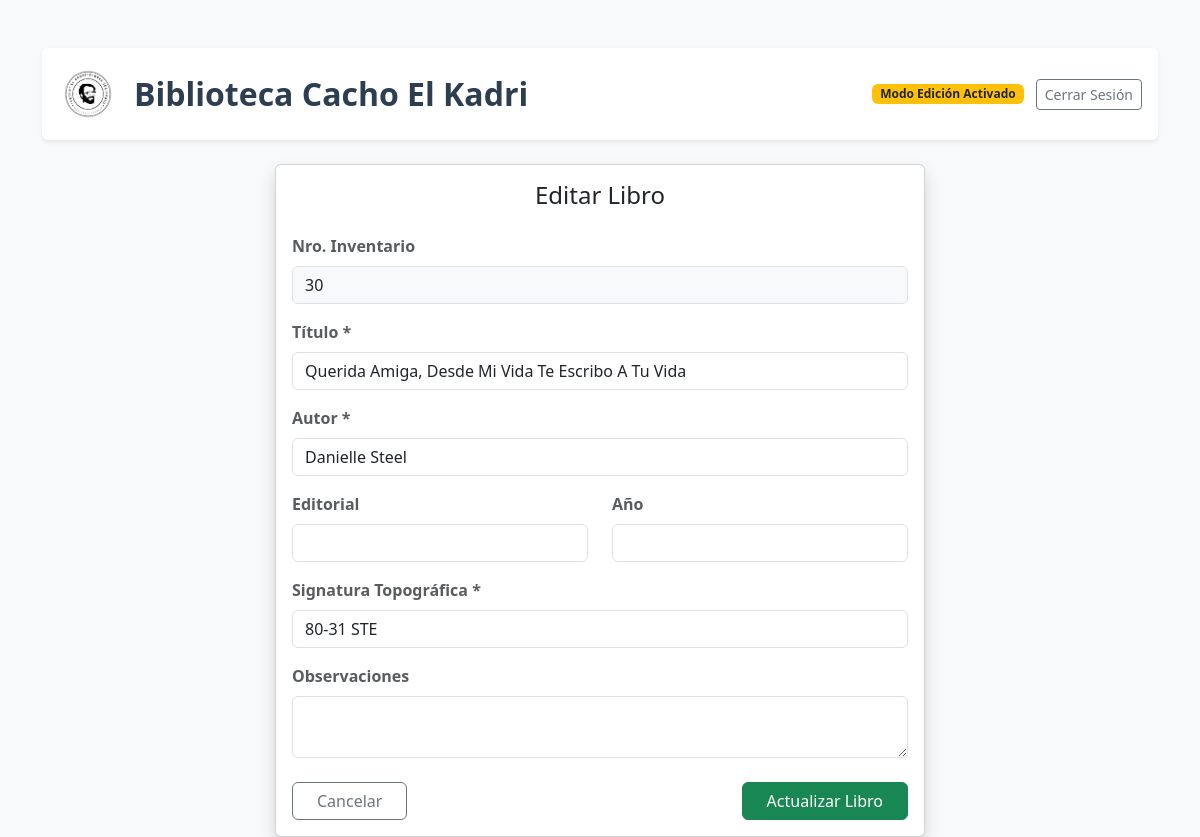
/editar/30 (signed in), run on the app's committed database.
### tables this page shows
CREATE TABLE Ejemplares (
            nro_inventario INTEGER PRIMARY KEY,
            mfn_vinculado INTEGER,
            signatura_topografica TEXT NOT NULL,
            observaciones TEXT,
            FOREIGN KEY (mfn_vinculado) REFERENCES Obras (mfn)
        );

CREATE TABLE Obras (
            mfn INTEGER PRIMARY KEY AUTOINCREMENT,
            titulo TEXT NOT NULL,
            autor TEXT NOT NULL,
            editorial TEXT,
            anio TEXT
        );

### app.py (the view)
@app.route('/editar/<int:nro_inventario>')
def editar_libro(nro_inventario):
    if not session.get('admin'):
        return redirect('/')
    conexion = sqlite3.connect("biblioteca.db")
    cursor = conexion.cursor()
    cursor.execute('''
        SELECT e.nro_inventario, o.titulo, o.autor, o.editorial, o.anio, e.signatura_topografica, e.observaciones
        FROM Ejemplares e
        JOIN Obras o ON e.mfn_vinculado = o.mfn
        WHERE e.nro_inventario = ?
    ''', (nro_inventario,))
    libro_a_editar = cursor.fetchone()
    conexion.close()
    return render_template('editar_libro.html', libro=libro_a_editar)

### templates/editar_libro.html (shortened to what this page needs)
<!DOCTYPE html>
<html lang="es">
<head>
    <link href="https://cdn.jsdelivr.net/npm/bootstrap@5.3.0/dist/css/bootstrap.min.css" rel="stylesheet">
</head>
<body class="bg-light">
    <div class="container mt-5">
        <div class="d-flex justify-content-between align-items-center mb-4 p-3 bg-white rounded shadow-sm">
            <div class="d-flex align-items-center">
                <img src="{{ url_for('static', filename='img/logo.png') }}" alt="Logo Flores Solidario" class="me-3" style="height: 60px; width: auto;">
                <h1 class="h2 m-0" style="color: #2c3e50; font-weight: 700;">Biblioteca Cacho El Kadri</h1>
            </div>
            <div>
                {% if session.get('admin') %}
                    <span class="badge bg-warning text-dark me-2">Modo Edición Activado</span>
                    <a href="/logout" class="btn btn-outline-secondary btn-sm">Cerrar Sesión</a>
                {% else %}
                    <a href="/login" class="btn btn-outline-warning btn-sm">Desbloquear Edición</a>
                {% endif %}
            </div>
        </div>
        <div class="card shadow mx-auto" style="max-width: 650px;">
            <div class="card-body">
                <h2 class="card-title h4 mb-4 text-center">Editar Libro</h2>
                <form action="/actualizar/{{ libro[0] }}" method="POST">
                    <div class="mb-3">
                        <label class="form-label text-muted fw-bold">Nro. Inventario</label>
                        <input type="number" name="nro_inventario" class="form-control bg-light" value="{{ libro[0] }}" readonly>
                    </div>
                    <div class="mb-3">
                        <label class="form-label text-muted fw-bold">Título *</label>
                        <input type="text" name="titulo" class="form-control" value="{{ libro[1] }}" required>
                    </div>
                    <div class="mb-3">
                        <label class="form-label text-muted fw-bold">Autor *</label>
                        <input type="text" name="autor" class="form-control" value="{{ libro[2] }}" required>
                    </div>
                    <div class="row">
                        <div class="col-md-6 mb-3">
                            <label class="form-label text-muted fw-bold">Editorial</label>
                            <input type="text" name="editorial" class="form-control" value="{{ libro[3] if libro[3] else '' }}">
                        </div>
                        <div class="col-md-6 mb-3">
                            <label class="form-label text-muted fw-bold">Año</label>
                            <input type="number" name="anio" class="form-control" value="{{ libro[4] if libro[4] else '' }}">
                        </div>
                    </div>
                    <div class="mb-3">
                        <label class="form-label text-muted fw-bold">Signatura Topográfica *</label>
                        <input type="text" name="signatura" class="form-control" value="{{ libro[5] }}" required>
                    </div>
                    <div class="mb-4">
                        <label class="form-label text-muted fw-bold">Observaciones</label>
                        <textarea name="observaciones" class="form-control" rows="2">{{ libro[6] if libro[6] else '' }}</textarea>
                    </div>
                    <div class="d-flex justify-content-between">
                        <a href="/" class="btn btn-outline-secondary px-4">Cancelar</a>
                        <button type="submit" class="btn btn-success px-4">Actualizar Libro</button>
                    </div>
                </form>
            </div>
        </div>
    </div>
</body>
</html>

### data on the page
Ejemplares: nro_inventario "30", signatura "80-31 STE"
Obras: titulo "Querida Amiga, Desde Mi Vida Te Escribo A Tu Vida", autor "Danielle Steel"
